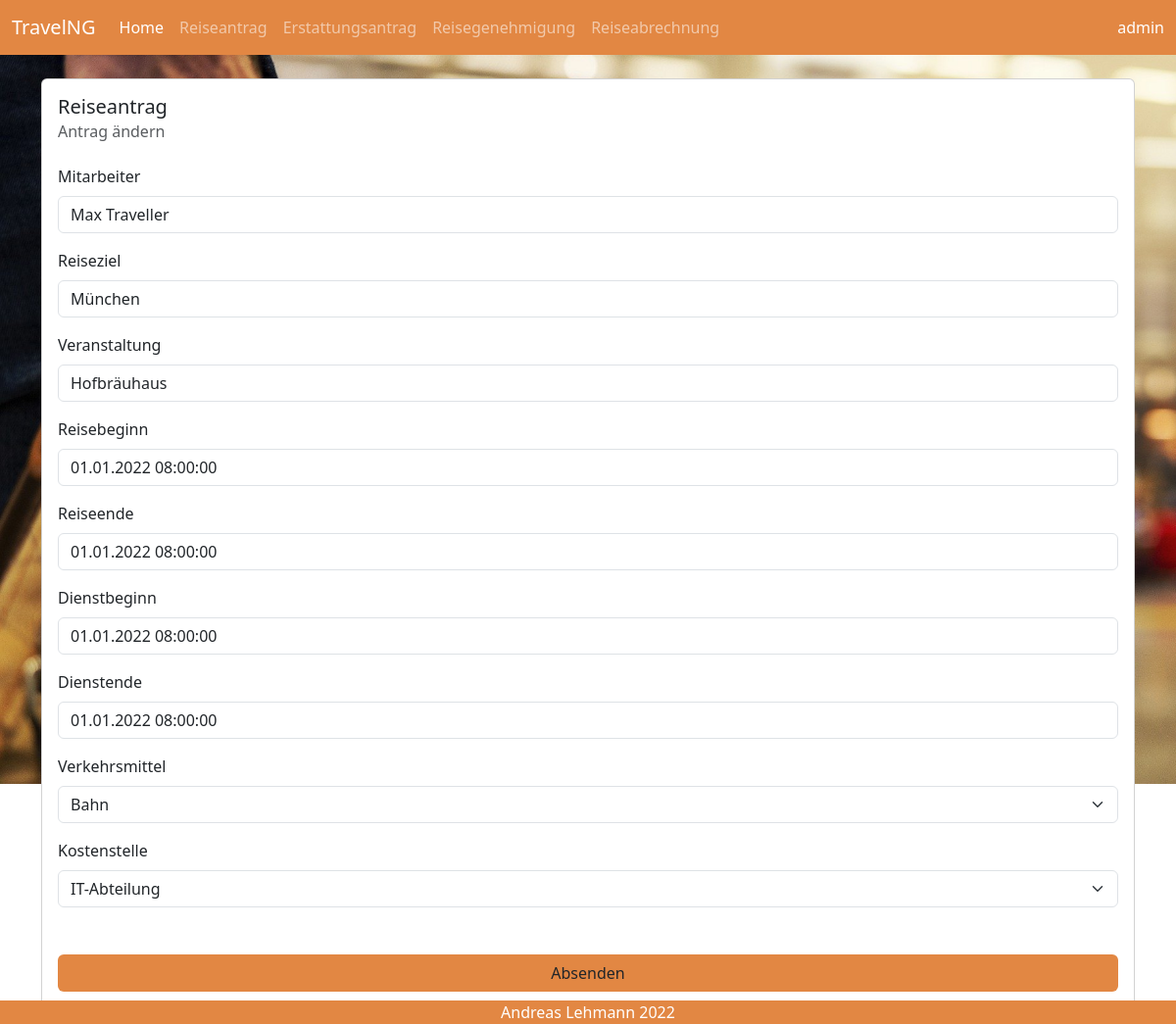
/Request/Edit/34/ (signed in), run on the app's committed database.
### request/models.py (models this page shows, shortened)
class TravelRequest(models.Model):
    STATUS_CHOICES = [('In Bearbeitung', 'In Bearbeitung'),
                      ('Genehmigt', 'Genehmigt'),
                      ]
    username = models.CharField(max_length=50, null=True, blank=False)
    employee = models.CharField(max_length=50, null=True, blank=False)
    destination = models.CharField(max_length=50, blank=False)
    event = models.CharField(max_length=50, blank=False)
    journey_start = models.DateTimeField(default='01.01.2022 08:00', blank=False)
    journey_end = models.DateTimeField(default='01.01.2022 08:00', blank=False)
    event_start = models.DateTimeField(default='01.01.2022 08:00', blank=False)
    event_end = models.DateTimeField(default='01.01.2022 08:00', blank=False)
    transport = models.ForeignKey(Transport, on_delete=models.SET_NULL, null=True, blank=False)
    cost_center = models.ForeignKey(CostCenter, on_delete=models.SET_NULL, null=True, blank=False)
    status = models.CharField(default='In Bearbeitung', max_length=30, choices=STATUS_CHOICES)
    class Meta:
        permissions = [
            (
                'is_supervisor', 'can access auth page'
            )
        ]

### request/views.py (the view)
# urls.py: re_path(r'^Request/Edit/(?P<pk>[0-9]+)/?$', request.views.travel_request_details, name="editTravelRequest"),
@login_required
def travel_request_details(request, pk=None):
    if pk is None:
        tr = TravelRequest()
        tr.username = request.user.get_username()
        tr.employee = request.user.get_full_name()
        page_title = 'Reiseantrag'
        sub_title = 'Antrag erstellen'
    else:
        tr = get_object_or_404(TravelRequest, pk=pk)
        page_title = 'Reiseantrag'
        sub_title = 'Antrag ändern'
    if request.method == 'POST':
        form = RequestForm(request.POST, instance=tr)
        if form.is_valid():
            form.save()
            messages.success(request, 'Gespeichert')
            return HttpResponseRedirect(reverse('home'))
        else:
            messages.error(request, 'Bitte Fehler korrigieren')
    else:
        form = RequestForm(instance=tr)
    return render(request, 'request/travelForm.html',
                  {'page_title': page_title, 'sub_title': sub_title, 'form': form})

### request/forms.py
class RequestForm(ModelForm):
    class Meta:
        model = TravelRequest
        labels = {
            'employee': 'Mitarbeiter',
            'destination': 'Reiseziel',
            'event': 'Veranstaltung',
            'cost_center': 'Kostenstelle',
            'journey_start': 'Reisebeginn',
            'journey_end': 'Reiseende',
            'event_start': 'Dienstbeginn',
            'event_end': 'Dienstende',
            'transport': 'Verkehrsmittel'
        }
        exclude = ['username', 'status']
        widgets = {
            'employee': TextInput(attrs={'readonly': 'readonly'})
        }

### request/models.py (called while the page is built)
    def __str__(self):
        return f'{self.department}'

    def __str__(self):
        return f'{self.vehicle}'

### templates/request/travelForm.html (shortened to what this page needs)
{% extends 'request/base.html' %}
{% load bootstrap5 bootstrap_icons %}
{% block content %}
    <div class="container">
        <div class="card" style="width: 100%;">
            <div class="card-body">
                <h5 class="card-title">{{ page_title }}</h5>
                <h6 class="card-subtitle mb-2 text-muted">{{ sub_title }}</h6>
                <form action="" enctype="multipart/form-data" method="post" class="form-horizontal mt-4">
                    {% bootstrap_form form layout='horizontal' %}
                    <div class="d-grid gap-2 mx-auto mt-5">
                        <button type="submit" class="btn" style="background-color: #e28743;">Absenden</button>
                    </div>
                </form>
            </div>
        </div>
    </div>
{% endblock %}

### templates/request/base.html (shortened to what this page needs)
{% load bootstrap5 bootstrap_icons %}
{% bootstrap_css %}
{% load static %}
<link rel="stylesheet" href="{% static 'bootstrap_icons/css/bootstrap_icons.css' %}">
<!DOCTYPE html>
<html lang="en">
<head>
</head>
<body>
<div class="bg-image" style="background-image: url('{% static 'travel-g774051fb3_1920.jpg' %}');
        height: 100vh;
        background-size: cover;
        background-repeat: no-repeat;
        "
>
    {% block navigation %}
        <nav class="navbar navbar-expand-lg navbar-dark mb-4" style="background-color: #e28743;">
            <div class="container-fluid">
                <a class="navbar-brand" href="#">{% md_icon 'earth' %}TravelNG</a>
                <ul class="navbar-nav me-auto mb-2 mb-lg-0">
                    <li class="nav-item">
                        <a class="nav-link active" aria-current="page"
                           href="{% url 'home' %}">{% bs_icon 'house' %}Home</a>
                    </li>
                    <li class="nav-item">
                        <a class="nav-link"
                           href="{% url 'addTravelRequest' %}">{% bs_icon 'airplane' %}Reiseantrag</a>
                    </li>
                    <li class="nav-item">
                        <a class="nav-link"
                           href="{% url 'addTravelInvoice' %}">{% bs_icon 'bank' %}Erstattungsantrag</a>
                    </li>
                    {% if perms.request.is_supervisor %}
                        <li class="nav-item">
                            <a class="nav-link"
                               href="{% url 'travelAuth' %}">{% bs_icon 'bag-check' %}Reisegenehmigung</a>
                        </li>
                    {% endif %}
                    {% if perms.request.is_clerk %}
                        <li class="nav-item">
                            <a class="nav-link"
                               href="{% url 'travelInvoiceRefund' %}">{% bs_icon 'cash-coin' %}Reiseabrechnung</a>
                        </li>
                    {% endif %}
                </ul>
                <a class="nav-link text-white" href="{% url 'logout' %}">{% bs_icon 'person' %}{{ user.username }}</a>
            </div>
        </nav>
    {% endblock %}
    {% block content %}{% endblock %}
</div>
</body>
{% block footer %}
    <div class="text-center text-white fixed-bottom" style="background-color: #e28743;">{% bs_icon 'c-circle' %}Andreas
        Lehmann 2022
    </div>
{% endblock %}
</html>

### data on the page
TravelRequest: employee "Max Traveller", destination "München", event "Hofbräuhaus", journey_start "01.01.2022 08:00:00", journey_end "01.01.2022 08:00:00", event_start "01.01.2022 08:00:00", event_end "01.01.2022 08:00:00", transport "Bahn", cost_center "IT-Abteilung"

### other printed values
{{ user.username }} "admin"
{{ page_title }} "Reiseantrag"
{{ sub_title }} "Antrag ändern"
